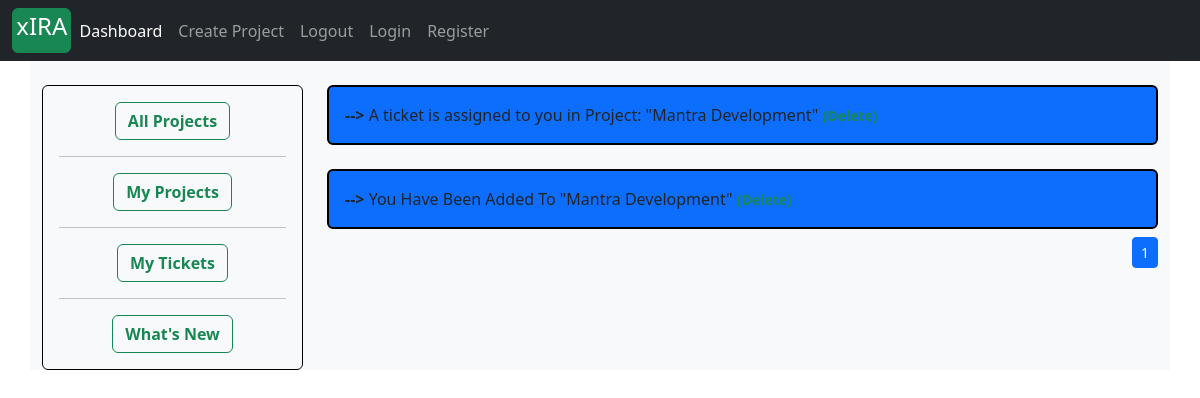
/ticket/see_notification/ (signed in), run on the app's committed database.
### accounts/models.py (models this page shows)
class Information(models.Model):
    notification = models.CharField(max_length=400)
    user = models.ForeignKey(Account, on_delete=models.CASCADE)
    is_seen = models.BooleanField(default=False)
    created_at = models.DateTimeField(auto_now_add=True)
    def is_not_seen(self):
        if self.is_seen == False:
            self.is_seen = True
            self.save()
            return True
        else:
            return False

### tickets/views.py (the view)
# urls.py: path('see_notification/', views.get_notification, name='get_notifications'),
def get_notification(request):
    if request.user.is_authenticated:
        notify = Information.objects.filter(user__id=request.user.id).order_by('-created_at')
        page_no = request.GET.get('page')
        page_object = Paginator(notify, 8)
        if page_no is None:
            notify = page_object.get_page(1)
        else:
            notify = page_object.get_page(page_no)
        context = {
            'notification': notify,
        }
        return render(request, 'my_notifications.html', context)
    return HttpResponse('Kindly Login to get notifications')

### projects/context_processors.py (called while the page is built)
def create_project_form(request):
    form = ProjectCreationForm()
    context = {
        'project_creation_form': form
    }
    return context

### templates/my_notifications.html (shortened to what this page needs)
{% extends 'base.html' %}
{% block content %}
<div class="container">
 <div class="row bg-light">
    <div class="col-sm-3 mt-4" style="">
      <div class="card bg bg-light" style="border: 1px solid black;">
    <div class="card-body text-center">
      <a href="{% url 'dashboard' %}" class="btn btn-outline-success"  style="text-decoration: none"><strong>All Projects</strong></a>
    <hr>
      <a href="{% url 'dashboard' request.user.id %}" class="btn btn-outline-success"  style="text-decoration: none"><strong>My Projects</strong></a>
    <hr>
      <a href="{% url 'user_ticket_dashboard' %}" class="btn btn-outline-success"  style="text-decoration: none"><strong>My Tickets</strong></a>
    <hr>
		  <a href="{% url 'get_notifications' %}" class="btn btn-outline-success"  style="text-decoration: none"><strong>What's New</strong></a>
    </div>
      </div>
    </div>
    <div class="col-lg" style="">
        {% if notification %}
                {% for notify in notification %}
                <div class="card mt-4 {% if notify.is_not_seen %} bg-primary {% endif %}"  style="border: 2px solid black;">
                <div class="card-body">
                   <strong> --> </strong>{{notify.notification}}
                    <a  href="{% url 'delete_notifications' notify.id %}" type="button" class = "text-success" style="text-decoration: none" aria-label="Close">
                            <strong><small>(Delete)</small></strong>
                    </a>
                </div>
                </div>
                {% endfor %}
                <nav aria-label="Page navigation example">
              <ul class="pagination justify-content-end pagination-sm mt-2">
                      {% for page_no in notification.paginator.page_range %}
                        {% if notification.number == page_no %}
                                <li class="page-item active"><a class="page-link" href="?page={{page_no}}">{{page_no}}</a></li>
                        {% else %}
                                <li class="page-item "><a class="page-link" href="?page={{page_no}}">{{page_no}}</a></li>
                        {% endif %}
                    {% endfor %}
              </ul>
        </nav>
        {% else %}
        <div class="container mt-4">
        <h4>You Do not have any notifications Yet !!!!</h4>
        </div>
        {% endif %}
        </div>
        </div>
        </div>
{% endblock %}

### data on the page
Information: notification "A ticket is assigned to you in Project: \"Mantra Development\""
Information: notification "You Have Been Added To \"Mantra Development\""

### other printed values
{{ page_no }} "1"
